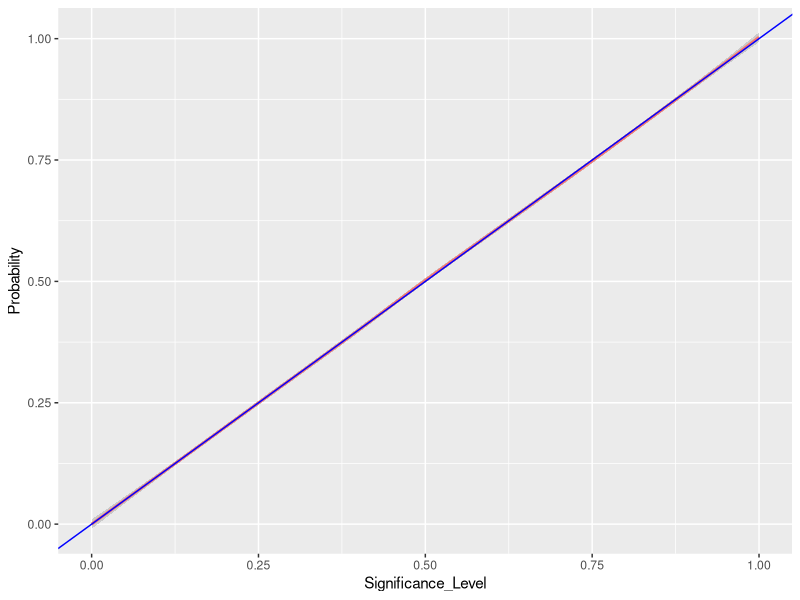

Generate this figure with R:
## ---- chunk 1
library(tidyverse)
library(ggplot2)
## ---- chunk 2
# function that given a sample size and significance level, generates a random gaussian sample of the provided
# sample size with mean = 0 and variance 1, a t test is performed on the sample against the provided significance level
# and if a boolean value is returned on whether a significant result by chance was found or not
one_sample_t_test_with_null <- function(significance_level, sample_size){
  norm <- rnorm(sample_size, mean = 0, sd = 1) # generate random gaussian distributed sample
  t_stats <- t.test(norm, mu = 0, conf.level = 1 - significance_level) # perform t test with provided sig level
  p_val <- t_stats$p.value # extract  p value
  
  return(p_val < significance_level) # return boolean on whether significant result was found or not
}

n <- 100000 # set n to 100000
one_sample_trials <- rep(0, n) # create a list to store results

# simple function used to convert boolean results to countable measurements of 1 or 0
convert.fxn <- function(x){
  if (x == TRUE){
    return(1) 
  }
  return (0)
}

# run simulation against significance level to test whether assumptions hold true
for (i in 1:n){
  #generate n results for t test using the sample parameters each time but unique instantiations 
  one_sample_trials[i] <- map_dbl(one_sample_t_test_with_null(0.05, 25), convert.fxn) # map results of function to numeric output
}

# with the numerically categorised results, get the mean, the mean should reflect the value of the significance level
mean(one_sample_trials)

#repeat the previous experiment but for every significance level from 0 to 100% in increments of 1% at time
sig_vals <- seq(0,1, by = 0.01)
probability <- rep(0, length(sig_vals))

# for each significance level
for (i in seq_along(sig_vals)){
  sig <- sig_vals[i] # get the significance level
  trials <- rep(0,1000) # set up container for results
  for (j in 1:1000){
    # repeat process as was seen in section earlier
    trials[j] <- map_dbl(one_sample_t_test_with_null(sig, 25), convert.fxn)
  }
  # generate probability result for the given significance level
  probability[i] <- mean(trials)
}

#now we have results for every significance level that we can plot
probability_df <- data.frame("Significance_Level" = sig_vals, "Probability" = probability)

# the distribution of probability of type I error against significance value is roughly x = y
ggplot(probability_df, aes(x = Significance_Level, y = Probability, color="red")) + geom_smooth() + geom_abline(intercept = 0, slope = 1,colour="blue") + theme(legend.position="none")
